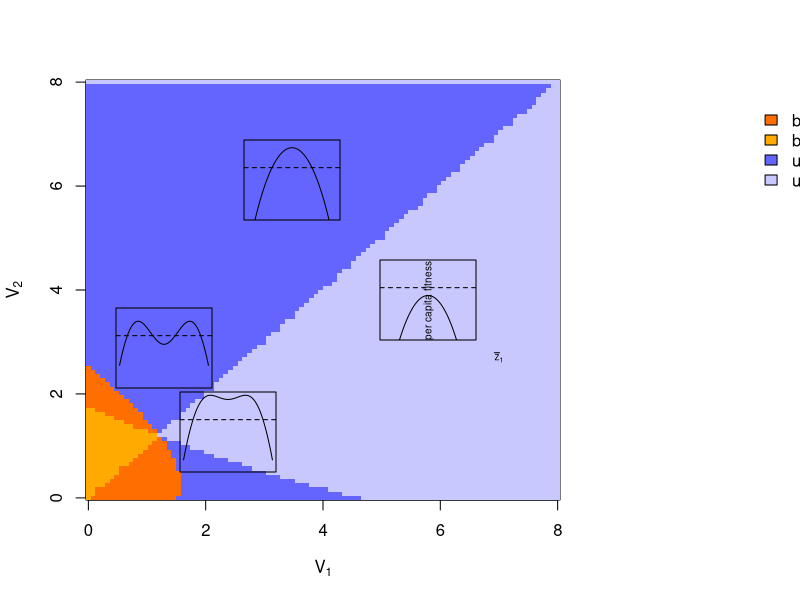

This figure's R source:
# Manuscript figure 2

# Variance figure single invader
# 1 is invader
# 2 is resident

## Setting the parameters
w <- 1 ## competition width
theta1 <- 8 ## width of intrinsic growth function = 1/g
theta2 <- 8
K1 <- 1 ## vector of intrinsic growth potentials #1.7 for all scenarios
K2 <- 1  #2 for all scenarios
sigma1 <- 2.5 ## vector of species trait standard deviations
sigma2 <- 2.4

#check existence in 1 species
if(K1 < sigma1^2/theta1) print("error sp1")
if(K2 < sigma2^2/theta2) print("error sp2")


## ---------------------------------------------------------------------
## Testing the bimodality inequality varying sigma1 and sigma2 (sp 1 invades sp 2 resident)
## ---------------------------------------------------------------------

#max sigma^2 should be K*theta
maxsig1 = sqrt(K1*theta1)
maxsig2 = sqrt(K2*theta2)
  
n. <- 100
sigma1sq.seq <- seq(0, maxsig1^2, length.out = n.)
sigma2sq.seq <- seq(0, maxsig2^2, length.out = n.)
sigma1.seq <- sqrt(sigma1sq.seq)
sigma2.seq <- sqrt(sigma2sq.seq)

ineq1 <- matrix(NA, ncol = n., nrow = n.)

for(ii in 1:n.){
	for(jj in 1:n.){
	  Omega. <- sqrt(w^2 + sigma1.seq[ii]^2 + sigma2.seq[jj]^2)
		ineq1[ii, jj] <- ifelse((K2-sigma2.seq[jj]^2/theta2) > (2*Omega.^3)/(theta2 *sqrt(w^2 + 2*sigma2.seq[jj]^2)), 2, 1) 
	}
}

## ---------------------------------------------------------------------
## Also testing the sign of fitness varying sigma1 and sigma2 (sp 1 invades sp 2 resident)
## ---------------------------------------------------------------------

ineq2 <- matrix(NA, ncol = n., nrow = n.)

#A(A) is above peaks (and valleys) and B(B) is below peaks (and valleys)

for(ii in 1:n.){
  for(jj in 1:n.){
    Omega. <- sqrt(w^2 + sigma1.seq[ii]^2 + sigma2.seq[jj]^2)
    ineq2[ii, jj] <- ifelse(
      (K2-sigma2.seq[jj]^2/theta2) > (2*Omega.^3)/(theta2 *sqrt(w^2 + 2*sigma2.seq[jj]^2)),#bimodal 
      ifelse(
        (K1-sigma1.seq[ii]^2/theta1)/(K2-sigma2.seq[jj]^2/theta2) > sqrt((w^2 + 2*sigma2.seq[jj]^2)/Omega.^2),#invades at all eq.
        "bimodal-invades",
        ifelse(
          (K1-sigma1.seq[ii]^2/theta1) > 2*Omega.^2/theta2 * (1-log((2*Omega.^3)/(theta2 *sqrt(w^2 + 2*sigma2.seq[jj]^2)*(K2-sigma2.seq[jj]^2/theta2)))), # invades only at peaks 
          "bimodal-invades at peaks",
          "bimodal-no invasion" #no invasion
        )
      ),
      ifelse(
        (K1-sigma1.seq[ii]^2/theta1)/(K2-sigma2.seq[jj]^2/theta2) > sqrt((w^2 + 2*sigma2.seq[jj]^2)/Omega.^2), 
        "unimodal-invades", #unimodal, invades at 0
        "unimodal-no invasion" #unimodal, doesn't invade at 0
      )
    )
  }
}

# Define the mapping of categories to numbers
category_map <- c("bimodal-invades" = 1, "bimodal-invades at peaks" = 2, "bimodal-no invasion" = 3, "unimodal-invades" = 4, "unimodal-no invasion" = 5)

# Create a numeric version of ineq2
ineq2_numeric <- matrix(category_map[as.character(ineq2)], nrow = nrow(ineq2))

# Define the color palette
my.colors <- c("#ff6e00", "#ffaa00", "#ffc800", "#6464ff", "#c8c8ff")


### Figure 2 ####
pdf(file="1spp_bifurcation_V.pdf", width=6, height=4.7)


# Create the image
par(mar = c(5, 4.3, 4, 12))
#par(mfrow = c(1,1))
image(sigma1sq.seq, sigma2sq.seq, ineq2_numeric, col = my.colors, xlab=expression(V[1]), ylab=expression(V[2]))

my.colors <- setNames(
  c("#ff6e00", "#ffaa00", "#ffc800", "#6464ff", "#c8c8ff"),
  names(category_map)
)
present <- intersect(
  names(category_map),
  unique(as.character(ineq2))      
)

# Add a legend for those
legend(x = "topright",inset  = c(-0.9, 0),legend = present,fill   = my.colors[present],title  = "Case",bty    = "n",bg     = NA, xpd    = TRUE
)



## ---------------------------------------------------------------------
## Example fitness functions to overlay
## ---------------------------------------------------------------------
# set up cases A, B, D, lowerright_D, E (no case C found yet)
sigma1_vec <- c(1, 0.1, 1.5, 1.5, 2.3)
sigma2_vec <- c(0.1, 1, 0.5, 2, 0.1)

z1. <- seq(-3, 3, by = 0.1)

# shared parameters list
pars_base <- list(w = w, K1 = K1, K2 = K2, theta1 = theta1, theta2 = theta2)


# Define the function
r. <- function(z1, pars){
    # read in the parameters
    sigma1 <- pars$sigma1
    sigma2 <- pars$sigma2
    w <- pars$w
    K1 <- pars$K1
    K2 <- pars$K2
    theta1 <- pars$theta1
    theta2 <- pars$theta2

    # Calculations
    n.EQ1 <- 0 # We want this one to be zero
    n.EQ2 <- sqrt(1 + 2*sigma2^2/w^2)*(K2 - (1/theta2)*sigma2^2)
    Omega. <- sqrt(w^2 + sigma1^2 + sigma2^2) 

    dz <- z1-0
    b1 <- K1 - (z1^2 + sigma1^2)/theta1
    alpha1.0 <- 1*w/sqrt(sigma1^2+sigma1^2+w^2)
    alpha.inter <- exp(-dz^2/(2*(sigma1^2+sigma2^2+w^2)))*w/sqrt(sigma1^2+sigma2^2+w^2) 

    out. <- b1 - alpha1.0*n.EQ1 - alpha.inter*n.EQ2
    return(out.)
}

# Add horizontal x-axis label at lower left
text(x = 7, y = 2.7, labels = expression(bar(z)[1]), xpd = NA, cex = .6)
# Add vertical y-axis label (rotated)
text(x = 5.8, y = 3.8, labels = "per capita fitness", srt = 90, xpd = NA, cex = .6)

# --- Case A inset (shifted left by 0.05) ---
par(fig = c(0.2, 0.37, 0.18, 0.38), new = TRUE, mar = c(1, 1, 1, 1))
pars <- modifyList(pars_base, list(sigma1 = sigma1_vec[1], sigma2 = sigma2_vec[1]))
plot(z1., r.(z1., pars), type='l', xaxt='n', yaxt='n', xlab='', ylab='', ylim=c(-0.4,0.2))
abline(h=0, lty=2)

# --- Case B inset ---
par(fig = c(0.12, 0.29, 0.32, 0.52), new = TRUE, mar = c(1, 1, 1, 1))
pars <- modifyList(pars_base, list(sigma1 = sigma1_vec[2], sigma2 = sigma2_vec[2]))
plot(z1., r.(z1., pars), type='l', xaxt='n', yaxt='n', xlab='', ylab='', ylim=c(-0.4,0.2))
abline(h=0, lty=2)

# --- Case D inset ---
par(fig = c(0.28, 0.45, 0.60, 0.80), new = TRUE, mar = c(1, 1, 1, 1))
pars <- modifyList(pars_base, list(sigma1 = sigma1_vec[4], sigma2 = sigma2_vec[4]))
plot(z1., r.(z1., pars), type='l', xaxt='n', yaxt='n', xlab='', ylab='', ylim=c(-0.4,0.2)) 
abline(h=0, lty=2)

# --- Case E inset ---
par(fig = c(0.45, 0.62, 0.40, 0.60), new = TRUE, mar = c(1, 1, 1, 1))
pars <- modifyList(pars_base, list(sigma1 = sigma1_vec[5], sigma2 = sigma2_vec[5]))
plot(z1., r.(z1., pars), type='l', xaxt='n', yaxt='n', xlab='', ylab='', ylim=c(-0.4,0.2))
abline(h=0, lty=2)


dev.off()

